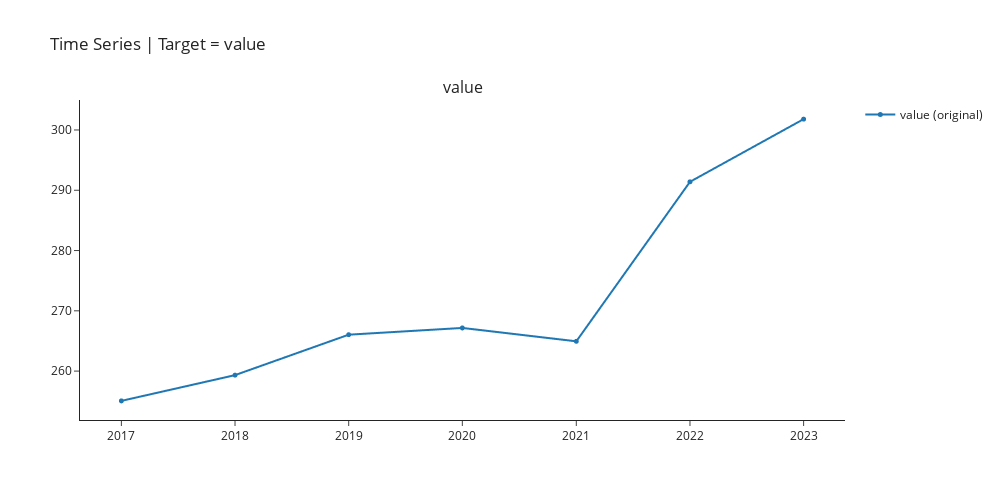

Notebook code for this chart:
### Code cell
exp.plot_model(plot="ts",fig_kwargs = {"height":500,"width":1000,"template": "simple_white","hoverinfo":"none","big_data_threshold":10})

### Figure 1 — Plotly figure (JSON) as saved in the notebook; plotly's stock layout.template omitted (floating-point values rounded to 4 significant figures)
{"data": [{"hoverinfo": "none", "line": {"width": 2}, "marker": {"size": 5}, "mode": "lines+markers", "name": "value (original)", "type": "scattergl", "x": ["2017-01-01T00:00:00", "2018-01-01T00:00:00", "2019-01-01T00:00:00", "2020-01-01T00:00:00", "2021-01-01T00:00:00", "2022-01-01T00:00:00", "2023-01-01T00:00:00"], "xaxis": "x", "y": [255.1, 259.3, 266.0, 267.2, 264.9, 291.4, 301.8], "yaxis": "y"}], "layout": {"annotations": [{"font": {"size": 16}, "showarrow": false, "text": "value", "x": 0.5, "xanchor": "center", "xref": "paper", "y": 1, "yanchor": "bottom", "yref": "paper"}], "autosize": false, "height": 500, "showlegend": true, "title": {"text": "Time Series | Target = value"}, "width": 1000, "xaxis": {"anchor": "y", "domain": [0, 1]}, "yaxis": {"anchor": "x", "domain": [0, 1]}}}
